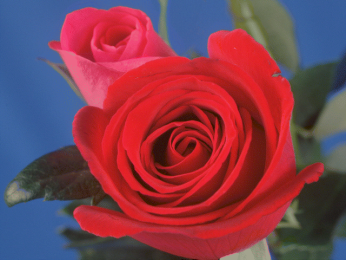
#> input picture W06/Rose.bmp, 346 x 260 px
$ jupyter execute 'W06_色彩空間.ipynb'   (shell and % lines are left out)
#> lines starting #> are read from the running program, lines starting #| are printed output that depends on the picture
## 色彩空間、色彩模型

[cell 1]
import matplotlib.pyplot as plt
import cv2
import numpy as np

### RGB色彩模型
- R, G, B三色分別顯示

[cell 2]
def RGB_model( f, channel ):
    if channel == 1: # Red
        return f[:,:,2]
    elif channel == 2: # Green
        return f[:,:,1]
    else: # Blue
        return f[:,:,0]

[cell 3]
img = cv2.imread( "Rose.bmp", -1 )
#> img is the input picture: shape (260, 346, 3); mean B, G, R 80.2, 63.3, 128.8
im_R = RGB_model( img, 1 )
im_G = RGB_model( img, 2 )
im_B = RGB_model( img, 3 )

[cell 4]
im_R = cv2.cvtColor(im_R, cv2.IMREAD_GRAYSCALE)

plt.imshow(im_R)
plt.show()

[cell 5]
im_G = cv2.cvtColor(im_G, cv2.IMREAD_GRAYSCALE)

plt.imshow(im_G)
plt.show()

[cell 6]
im_B = cv2.cvtColor(im_B, cv2.IMREAD_GRAYSCALE)

plt.imshow(im_B)
plt.show()

### CMY色彩模型
- 印表機採用 CMY 色彩模型
- 現代印表機採用 CMYK 色彩模型

[cell 7]
def CMY_model( f, channel ):
#> called with channel = 1
    if channel == 1: # Cyan
        return 255 - f[:,:,2]
    elif channel == 2: # Magenta
        return 255 - f[:,:,1]
    else: # Yellow
        return 255 - f[:,:,0]

[cell 8]
img = cv2.imread( "Rose.bmp", -1 )
C = CMY_model( img, 1 )
M = CMY_model( img, 2 )
Y = CMY_model( img, 3 )
#> call 3 of CMY_model, with channel = 3
#> in CMY_model (call 3), `return 255 - f[:,:,0]`:
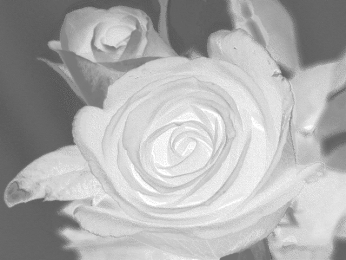
#> returned value: shape (260, 346); min 85, max 255, mean 174.8

[cell 9]
C = cv2.cvtColor(C, cv2.IMREAD_GRAYSCALE)

plt.imshow(C)
plt.show()

[cell 10]
M = cv2.cvtColor(M, cv2.IMREAD_GRAYSCALE)

plt.imshow(M)
plt.show()

[cell 11]
Y = cv2.cvtColor(Y, cv2.IMREAD_GRAYSCALE)

plt.imshow(Y)
plt.show()

### HSI色彩模型
- Hue 色調
- Saturation 飽和度
- Intensity 強度

[cell 12]
def RGB_to_HSI( R, G, B ):
    r = R / 255
    g = G / 255
    b = B / 255
    if R == G and G == B:
        H = -1.0
        S =  0.0
        I = ( r + g + b ) / 3
    else:
        x = ( 0.5 * ( ( r - g ) + ( r - b ) ) ) / \
            np.sqrt( ( r - g ) ** 2 + ( r - b ) * ( g - b ) )
        if x < -1.0:  x = -1.0
        if x >  1.0:  x =  1.0
        theta = np.arccos( x ) * 180 / np.pi
        if B <= G:
            H = theta
        else:
            H = 360.0 - theta
        S = 1.0 - 3.0 / ( r + g + b ) * min( r, g, b )
        I = ( r + g + b ) / 3
    return H, S, I

def HSI_model( f, channel ):
#> called with channel = 1
    nr, nc = f.shape[:2]
#> nr = 260; nc = 346
    g = np.zeros( [nr, nc], dtype = 'uint8' )
    if channel == 1: # Hue
        for x in range( nr ):
            for y in range( nc ):
                H, S, I = RGB_to_HSI( f[x,y,2], f[x,y,1], f[x,y,0] )
                if H == -1:
                    k = 0
                else:
                    k = round( H * 255 / 360 )
                g[x,y] = np.uint8( k )
#> this loop made 260 passes
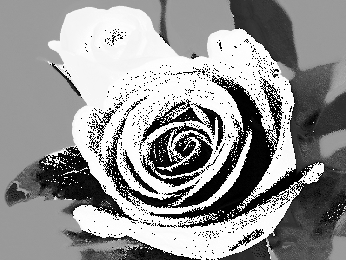
#> g: shape (260, 346); min 0, max 255, mean 148.5
    elif channel == 2: # Saturation
        for x in range( nr ):
            for y in range( nc ):
                H, S, I = RGB_to_HSI( f[x,y,2], f[x,y,1], f[x,y,0] )
                k = round( S * 255 )
                g[x,y] = np.uint8( k )
    else: # Intensity
        for x in range( nr ):
            for y in range( nc ):
                H, S, I = RGB_to_HSI( f[x,y,2], f[x,y,1], f[x,y,0] )
                k = round( I * 255 )
                g[x,y] = np.uint8( k )
    return g

[cell 13]
img = cv2.imread( "Rose.bmp", -1 )
H = HSI_model( img, 1 )
S = HSI_model( img, 2 )
#> call 2 of HSI_model, with channel = 2
#> after the loop in HSI_model (call 2), `for x in range( nr ):`:
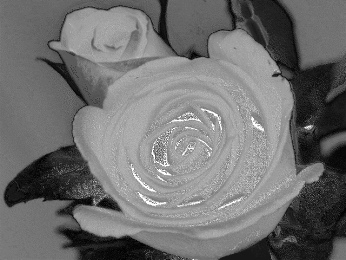
#> g: shape (260, 346); min 0, max 255, mean 112.5
I = HSI_model( img, 3 )
#> call 3 of HSI_model, with channel = 3
#> after the loop in HSI_model (call 3), `for x in range( nr ):`:
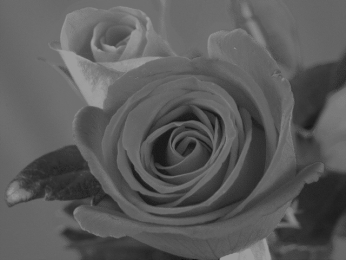
#> g: shape (260, 346); min 15, max 158, mean 90.8

[cell 14]
H = cv2.cvtColor(H, cv2.IMREAD_GRAYSCALE)

plt.imshow(H)
plt.show()

[cell 15]
S = cv2.cvtColor(S, cv2.IMREAD_GRAYSCALE)

plt.imshow(S)
plt.show()

[cell 16]
I = cv2.cvtColor(I, cv2.IMREAD_GRAYSCALE)

plt.imshow(I)
plt.show()

### HSV色彩模型
- Hue 色調
- Saturation 飽和度
- Value 值

[cell 17]
def HSV_model( f, channel ):
#> called with channel = 1
    hsv = cv2.cvtColor( f, cv2.COLOR_BGR2HSV )
#> hsv: shape (260, 346, 3); mean H, S, V 98.9, 157.2, 154.7
    if channel == 1: # Hue
        return hsv[:,:,0]
    elif channel == 2: # Saturation
        return hsv[:,:,1]
    else: # Value
        return hsv[:,:,2]

[cell 18]
img = cv2.imread( "Rose.bmp", -1 )
H = HSV_model( img, 1 )
S = HSV_model( img, 2 )
V = HSV_model( img, 3 )

[cell 19]
H = cv2.cvtColor(H, cv2.IMREAD_GRAYSCALE)

plt.imshow(H)
plt.show()

[cell 20]
S = cv2.cvtColor(S, cv2.IMREAD_GRAYSCALE)

plt.imshow(S)
plt.show()

[cell 21]
V = cv2.cvtColor(V, cv2.IMREAD_GRAYSCALE)

plt.imshow(V)
plt.show()

### YCrCb 色彩模型
- Y 亮度
- Cr 紅色偏移量
- Cb 藍色偏移量
- 常見於數位影像處理系統，如: JPEG影像壓縮標準、MPEG影像壓縮標準

[cell 22]
def YCrCb_model( f, channel ):
#> called with channel = 1
    ycrcb = cv2.cvtColor( f, cv2.COLOR_BGR2YCrCb )
#> ycrcb: shape (260, 346, 3); mean of channels 0, 1, 2 84.8, 159.4, 125.4
    if channel == 1: # Y
        return ycrcb[:,:,0]
    elif channel == 2: # Cr
        return ycrcb[:,:,1]
    else: # Cb
        return ycrcb[:,:,2]

[cell 23]
img = cv2.imread( "Rose.bmp", -1 )
Y = YCrCb_model( img, 1 )
Cr = YCrCb_model( img, 2 )
#> call 2 of YCrCb_model, with channel = 2
#> in YCrCb_model (call 2), `return ycrcb[:,:,1]`:
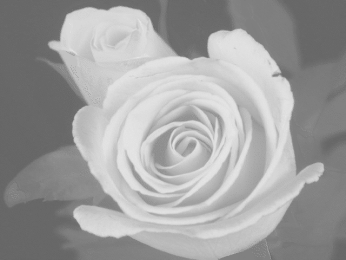
#> returned value: shape (260, 346); min 101, max 230, mean 159.4
Cb = YCrCb_model( img, 3 )
#> call 3 of YCrCb_model, with channel = 3
#> in YCrCb_model (call 3), `return ycrcb[:,:,2]`:
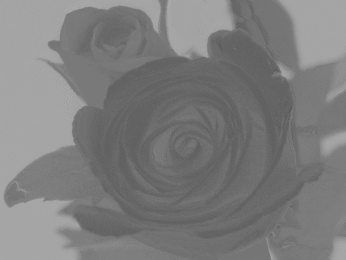
#> returned value: shape (260, 346); min 87, max 171, mean 125.4

[cell 24]
Y = cv2.cvtColor(Y, cv2.IMREAD_GRAYSCALE)

plt.imshow(Y)
plt.show()

[cell 25]
Cr = cv2.cvtColor(Cr, cv2.IMREAD_GRAYSCALE)

plt.imshow(Cr)
plt.show()

[cell 26]
Cb = cv2.cvtColor(Cb, cv2.IMREAD_GRAYSCALE)

plt.imshow(Cb)
plt.show()

[cell 27]
Cb.shape
#> Out = (260, 346, 4)

### 灰階&色彩轉換

- Y = 0.299R+0.587G+0.114B

[cell 28]
img = cv2.imread( "Rose.bmp", -1 )
img_gray = cv2.cvtColor(img, cv2.COLOR_BGR2GRAY)

plt.imshow(img_gray, cmap='gray')
plt.show()

[cell 29]
img_gray.shape
#> Out = (260, 346)

### 虛擬色彩轉換
- X-ray, 紅外線常用

[cell 30]
colormap = 2

img1 = cv2.imread( "Gray_Level.bmp", -1 )
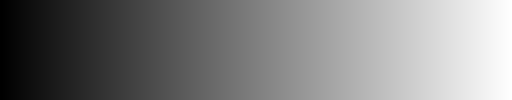
#> input picture W06/Gray_Level.bmp, 512 x 100 px
#> img1 is the input picture: shape (100, 512); min 0, max 255, mean 127
img2 = cv2.applyColorMap( img1, colormap )
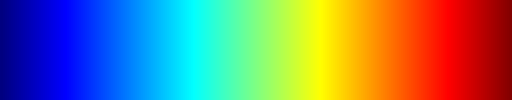
#> img2: shape (100, 512, 3); mean B, G, R 119.7, 126.8, 119.2
img2 = cv2.cvtColor(img2, cv2.COLOR_BGR2RGB)

#plt.figure()
#subplot(r,c) provide the no. of rows and columns
f, axarr = plt.subplots(2,1)


# use the created array to output your multiple images. In this case I have stacked 4 images vertically
axarr[0].imshow(img1, cmap='gray')
axarr[1].imshow(img2)

plt.show()

[cell 31]
colormap = 2

img1 = cv2.imread( "Gray_Level.bmp", -1 )


fig = plt.figure(figsize=(10, 7))
#subplot(r,c) provide the no. of rows and columns
f, axarr = plt.subplots(19,1)

fig.add_subplot(18, 1, 1)
plt.imshow(img1, cmap='gray')
for cm in range(2, 15):
    fig.add_subplot(18, 1, cm)
    img2 = cv2.applyColorMap( img1, cm )
    img2 = cv2.cvtColor(img2, cv2.COLOR_BGR2RGB)
    plt.imshow(img2)

plt.show()
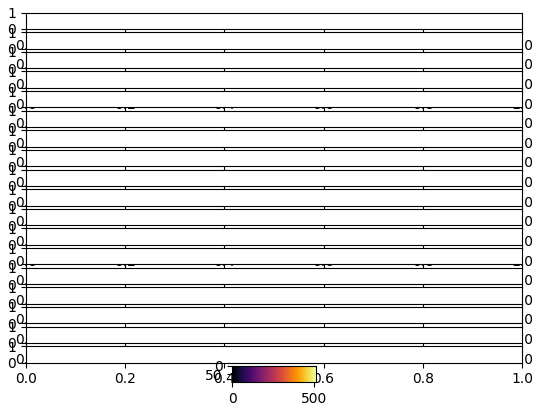
#> figure drawn by matplotlib, 1 panel

[cell 32]
colormap = 2

img1 = cv2.imread( "Gray_Level.bmp", -1 )


f, axarr = plt.subplots(15,1)
f.set_figheight(25)
f.set_figwidth(10)

axarr[0].imshow(img1, cmap='gray')
for cm in range(1, 15):
    img2 = cv2.applyColorMap( img1, cm )
    img2 = cv2.cvtColor(img2, cv2.COLOR_BGR2RGB)
    axarr[cm].imshow(img2)

plt.show()
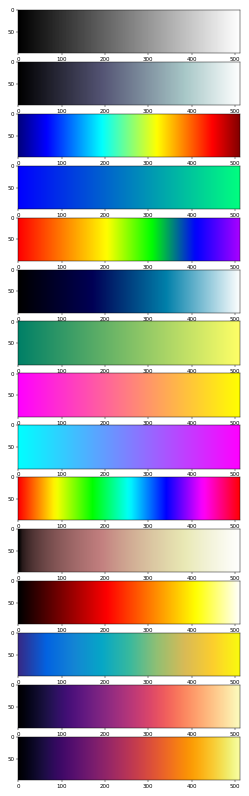
#> figure drawn by matplotlib, 15 panels
